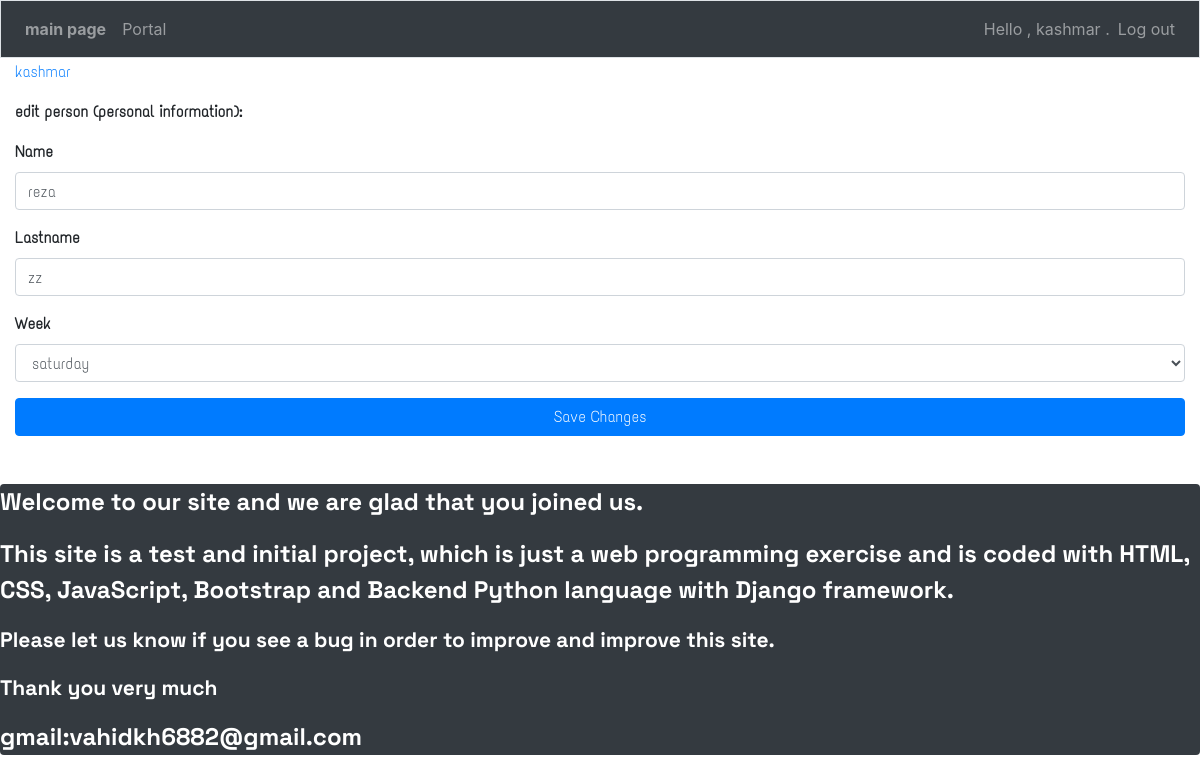
The app's page /edit_person/29/ (signed in) with its own data.
### app1/models.py (models this page shows, shortened)
class Person(models.Model):
    CHOICES=(('zero','saturday'),('one','sunday'),('two','monday'),('three','tuesday'),('four','thursday'),('five','wednesday'),('six','friday'))
    captain=models.ForeignKey(User,on_delete=models.CASCADE)
    adminswitch=models.BooleanField(default=False)
    name=models.CharField(max_length=200)
    lastname=models.CharField(max_length=200)
    owe=models.IntegerField()
    bullet=models.IntegerField()
    week = models.TextField(max_length=20,choices=CHOICES,default="user")

### app1/views.py (the view, shortened to what this page needs)
# urls.py: path('edit_person/<int:entry_id>/',views.edit_person,name='edit_person'),
@login_required
def edit_person(request,entry_id):
    persons=Person.objects.filter(captain=request.user)
    person=Person.objects.get(id=entry_id)
    if request.method != 'POST' :
        form=PersonForm(instance=person)
    context={'person':person,'form':form}
    return render(request,'app1/edit_person.html',context)

### app1/forms.py
class PersonForm(forms.ModelForm):
    class Meta :
        model=Person
        fields=['name','lastname','week']
        labels={'text':''}

### app1/templates/app1/edit_person.html (shortened to what this page needs)
{% extends "app1/base.html" %}
{% load bootstrap4 %}
{% block content %}
<p><a href="{% url 'app1:person' %}" >{{user.username}}</a></p>
<p class="font-weight-bolder">edit person (personal information): </p>
<form action="{% url 'app1:edit_person' person.id %}" method="post" class="form font-weight-bolder">
    {% bootstrap_form form %}
    {% buttons %}
    <button class="btn btn-primary btn-block text-center" name="submit">Save Changes</button>
    {% endbuttons %}
</form>
{% endblock content %}

### app1/templates/app1/base.html (shortened to what this page needs)
{% load bootstrap4 %}
{% load static %}
<!doctype html>
<html lang="en">
   <head>
      <link rel="stylesheet" href="{% static 'style.css' %}" type="text/css">
      {% bootstrap_css %}
   </head>
   <body>
       <nav class="navbar navbar-expand-md navbar-dark bg-dark mb-1 border fixed-top">
         <ul class="navbar-nav">
            <li class="nav-item">
               <a class="nav-link font-weight-bold" href="{% url 'app1:index' %}">main page</a>
            </li>
         </ul>
         <div id="navbarCollapse" class="collapse navbar-collapse">
            <ul class="navbar-nav mr-auto">
               <li class="nav-item">
                  <a class="nav-link" href="{% url 'app1:person' %}">Portal</a>
               </li>
            </ul>
            <ul class="navbar-nav ml-auto">
               {% if user.is_authenticated %}
                  <li class="nav-item">
                     <span class="navbar-text">Hello , {{user.username}} .</span>
                  </li>
                  <li class="nav-item">
                     <a class="nav-link" href="{% url 'users:logout' %}">Log out</a>
                  </li>
               {% endif %}
            </ul>
         </div>
       </nav>
       <main role="main" class="container-fluid sizemax mt-5 mb-5" >
         <div class="pb-2 mb-1">
         </div>
         <div style="font-family:eng2;">
            {% block content %}{% endblock content %}
         </div>
       </main>
       <div class="bg-dark rounded text-white lead strong" style="font-family:eng5;font-size:2vw;bottom:0;">
         <p>Welcome to our site and we are glad that you joined us.</p>
         <p >This site is a test and initial project, which is just a web programming exercise and is coded with HTML,
             CSS, JavaScript, Bootstrap and Backend Python language with Django framework. </p>
         <p class="small">Please let us know if you see a bug in order to improve and improve this site.</p>
         <p class="small">Thank you very much</p>
         <p>gmail:vahidkh6882@gmail.com</p>
       </div>
   </body>
</html>

### records on screen
Person: name "reza", lastname "zz", week "saturday"

### other values on screen
{{ user.username }} "kashmar"
